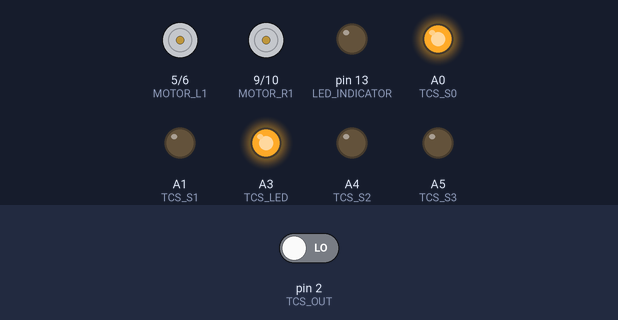
Bench run of a sketch on a simulated Arduino Uno, built with avr-gcc and run on an emulated ATmega328P. Shown: motor-driver pin pairs drawn as motors (green arrow = first pin HIGH = forward, orange = second pin HIGH = backward, longer = more drive), output pins drawn as LEDs (lit = HIGH). Inputs (shaded band) come from the test bench; at power-on: pin 2 (TCS_OUT) LOW. What the sketch prints to the serial monitor is not drawn.

Above: at 0.1 s.
At 4.4 s:
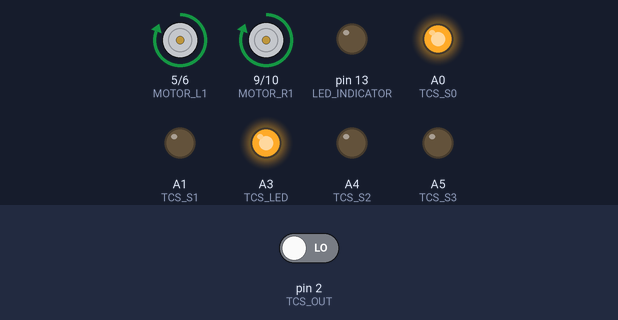
At 8.8 s:
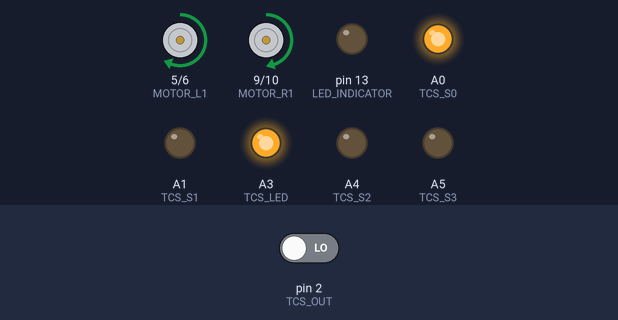
At 14.8 s:
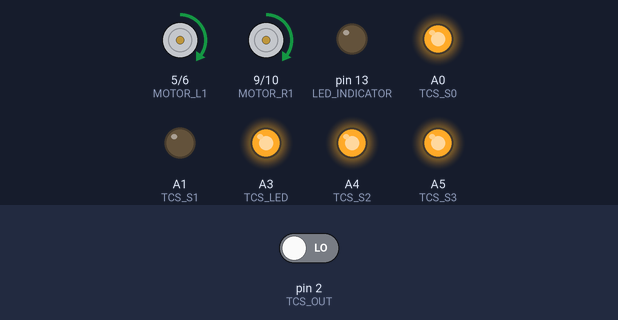
At 26.8 s:
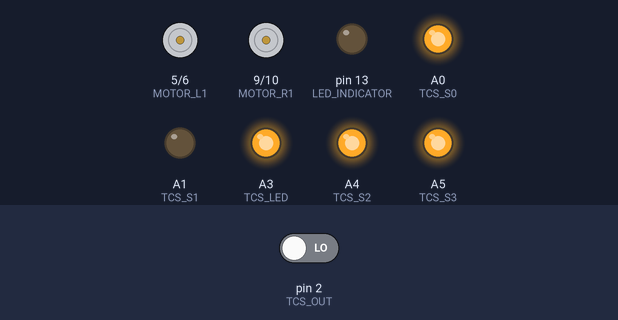
At 32.1 s:
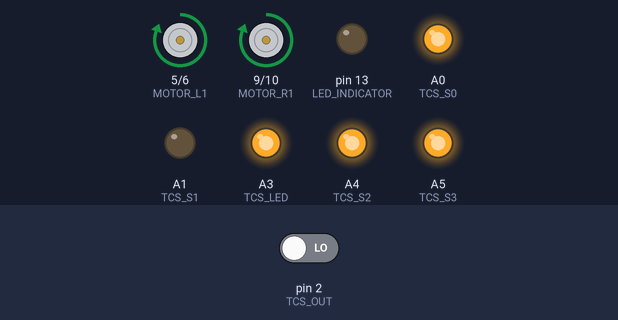
Timing chart, 0 to 40.0 s (numbered marks = the images above):
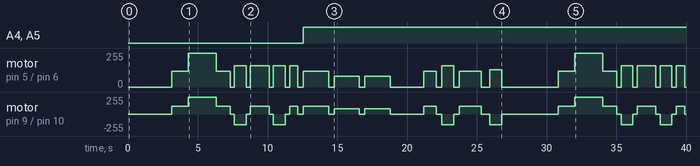

Measured:
- by itself, A4 (TCS_S2), A5 (TCS_S3): LOW → HIGH at 12.6 s
- by itself, motor on pin 9 (MOTOR_R1) / pin 10 (MOTOR_R2): stopped → forward 120/255 at 3.1 s, → forward 255/255 1.2 s later, → forward 120/255 2.0 s later, → stopped 1.0 s later, … (38 changes in this stretch)

The sketch:

test2all.ino
```cpp
// =================================================================
// 2026 CRAIC 全地形分拣赛道 - 四轮底盘【大轮永远在前·精准方向校正版】
// =================================================================
#include <EEPROM.h>

// =================== 【参数调校区（现场根据跑车角度微调）】 ===================

// 1. 速度控制 (0 - 255)
const int SPEED_NORMAL      = 120;   // 大轮在前，直线平稳行驶的速度
const int SPEED_SCAN        = 80;    // 过弯后，识别收纳筐时的“缓慢行走”速度（方便传感器捕捉）
const int SPEED_GRID        = 255;   // 冲 3cm 栅格区，全速硬冲
const int SPEED_TURN_STRONG = 160;   // 弯道原地大转弯速度（高爆发力，防打滑转不够）
const int SPEED_RESET_TURN  = 130;   // 终点回正时的转弯速度

// 2. 前半程盲走时间调节 (大轮在前行驶，单位：毫秒 ms)
const unsigned long TIME_START_TO_GRID   = 1200; // 1. 从等待区启动到刚触碰栅格的时间
const unsigned long TIME_PASS_GRID       = 2000; // 2. 冲过整个栅格区域的时间
const unsigned long TIME_GRID_TO_EDGE    = 1000; // 3. 冲出栅格后，继续往前开到半圆切线边缘的时间

// 【核心调校：折线代替半圆弯道】
// 如果弯道过完后，小车还没有和直跑道平行（转不够）：请逐步【增大】TIME_TURN_90_A 和 TIME_TURN_90_B
const unsigned long TIME_TURN_90_A       = 850;  // 4. 第一次原地右转（加大时间，确保车头彻底转到朝下）
const unsigned long TIME_CROSS_440MM     = 1350; // 5. 笔直向下跨越两跑道间距（440mm）所需的时间
const unsigned long TIME_TURN_90_B       = 850; // 6. 第二次原地右转（加大时间，确保车头彻底转到朝右，与跑道平行）

const unsigned long TIME_TURN_TO_BOX1    = 600;  // 7. 切入平直道后，开到接近一号收纳箱前的时间

// 3. 盒子固定间距缓慢行走时间 (中心间距 390mm)
const unsigned long TIME_BETWEEN_BOXES   = 1800; // 在 SPEED_SCAN 慢速下，挪动到下一个箱子的时间

// 4. 后半程回程与回正盲走时间
const unsigned long TIME_BOX_TO_CORNER   = 900;  // 8. 从目标收纳箱往前开到右下角直角弯的时间
const unsigned long TIME_RIGHT_ANGLE_TURN= 850;  // 9. 右下角直角拐弯（原地右转 90 度面向等待区）的时间
const unsigned long TIME_CORNER_TO_START = 1600; // 10. 笔直冲回等待区精准停下的时间

// 【核心修正：终点顺时针右转 90° 回正】
// 如果终点回正的角度大或者小了，微调这个时间，直到小车恢复到最初出发时的姿态
const unsigned long TIME_RESET_TURN_R90  = 850;  // 11. 在等待区原地【顺时针右转 90度】回到初始状态的时间

// =================== 【硬件引脚严格定义】 ===================
const int MOTOR_L1 = 5;  // 左轮红线
const int MOTOR_L2 = 6;  // 左轮黑线
const int MOTOR_R1 = 9;  // 右轮红线
const int MOTOR_R2 = 10; // 右轮黑线

// 颜色传感器引脚
const int TCS_S0  = A0; const int TCS_S1  = A1;
const int TCS_S2  = A4; const int TCS_S3  = A5;
const int TCS_OUT = 2;  const int TCS_LED = A3;

const int LED_INDICATOR = 13;

// 循环系统变量
int current_step = 0;
int box_index = 1;
int green_base_box = 0;
int total_cycles = 0;

void setup() {
  Serial.begin(9600);
  pinMode(LED_INDICATOR, OUTPUT); digitalWrite(LED_INDICATOR, LOW);

  pinMode(MOTOR_L1, OUTPUT); pinMode(MOTOR_L2, OUTPUT);
  pinMode(MOTOR_R1, OUTPUT); pinMode(MOTOR_R2, OUTPUT);
  stopCar();

  pinMode(TCS_S0, OUTPUT); pinMode(TCS_S1, OUTPUT);
  pinMode(TCS_S2, OUTPUT); pinMode(TCS_S3, OUTPUT);
  pinMode(TCS_LED, OUTPUT); pinMode(TCS_OUT, INPUT);

  digitalWrite(TCS_S0, HIGH); digitalWrite(TCS_S1, LOW); // 20% 频率缩放
  digitalWrite(TCS_LED, HIGH); // 打开颜色传感器补光灯

  green_base_box = 0;
  Serial.println("--- 大轮在前·终点顺时针右转版闭环系统就绪 ---");
  current_step = 0;
}

void loop() {
  switch (current_step) {

    // -----------------------------------------------------------
    // 步骤 0: 初始状态（大轮已朝前，放置台在正后方），直接抓取，不进行任何旋转
    // -----------------------------------------------------------
    case 0:
      stopCar();
      Serial.println("[Step 0] Position ready, big wheels forward. Arm grabbing...");

      // 【机械臂动作插槽】：从正后方的放置区抓取物料
      executeArmGrab();

      delay(1000);
      current_step = 1;  // 抓取完，无需旋转，直接大轮在前点火平稳出发
      break;

    // -----------------------------------------------------------
    // 步骤 1: 闭环前半程（平稳向前冲栅格 -> 强力连续两次右转过弯 -> 驶入平直道）
    // -----------------------------------------------------------
    case 1:
      Serial.println("[Step 1] Moving smoothly forward to Grid...");
      moveForward(SPEED_NORMAL); // 平稳向前走
      delay(TIME_START_TO_GRID);

      Serial.println("[Step 1] Smashing the Grid...");
      moveForward(SPEED_GRID);
      delay(TIME_PASS_GRID);          // 全速跨越栅格

      moveForward(SPEED_NORMAL);
      delay(TIME_GRID_TO_EDGE);
      stopCar(); delay(300);          // 刹车稳定姿态

      // 执行第一次右转：原地强力右转，让车头朝下
      Serial.println("[Step 1] Over-curve Turn 1 (Right 90)...");
      turnRight(SPEED_TURN_STRONG);
      delay(TIME_TURN_90_A);
      stopCar(); delay(300);

      // 笔直向下跨越平行间距
      Serial.println("[Step 1] Driving straight cross 440mm...");
      moveForward(SPEED_NORMAL);
      delay(TIME_CROSS_440MM);
      stopCar(); delay(300);

      // 执行第二次右转：【核心增强点】强力右转，使其强行转够角度，与平直道完全平行
      Serial.println("[Step 1] Over-curve Turn 2 (Right 90) -> Parallel alignment...");
      turnRight(SPEED_TURN_STRONG);
      delay(TIME_TURN_90_B);          // 转完后车头完美朝右，与直跑道平行
      stopCar(); delay(300);

      // 向前靠拢到接近 1 号收纳箱位置
      moveForward(SPEED_NORMAL);
      delay(TIME_TURN_TO_BOX1);
      stopCar(); delay(400);

      box_index = 1;
      current_step = 2;               // 切换到步骤2：缓慢行走并识别
      break;

    // -----------------------------------------------------------
    // 步骤 2: 缓慢行走识别 + 精准投放（大轮在前）
    // -----------------------------------------------------------
    case 2:
      if (green_base_box == 0) {
        // 【第一圈】：大轮在前缓慢行走，同时颜色模块实时识别绿色收纳筐
        Serial.print("First Lap - Slow scanning Box "); Serial.println(box_index);

        moveForward(SPEED_SCAN); // 保持缓慢行走

        unsigned long scan_start_time = millis();
        bool found_green_in_this_box = false;

        while (millis() - scan_start_time < TIME_BETWEEN_BOXES) {
          if (checkIfGreenSign()) {
            found_green_in_this_box = true;
            break; // 识别到了绿色，立刻跳出滑行
          }
          delay(20);
        }

        stopCar(); // 识别到后停止
        delay(400);

        if (found_green_in_this_box) {
          Serial.println("--> [GREEN FOUND!] Locker engaged.");
          green_base_box = box_index; // 锁定基准

          digitalWrite(LED_INDICATOR, HIGH);
          executeArmRelease();        // 放置物料到筐里
          digitalWrite(LED_INDICATOR, LOW);

          current_step = 3;           // 前往步骤3回程
        } else {
          if (box_index < 3) {
            box_index++;              // 去下一个箱子扫描
          } else {
            green_base_box = 3;
            executeArmRelease();
            current_step = 3;
          }
        }
      }
      else {
        // 【第 2 圈及以后】：记忆直接对位投放
        Serial.print("Base Lap - Directly moving to Box "); Serial.println(green_base_box);

        if (green_base_box == 1) {
          // 已经在 1 号箱区域
        } else if (green_base_box == 2) {
          moveForward(SPEED_NORMAL); delay(TIME_BETWEEN_BOXES); stopCar();
        } else if (green_base_box == 3) {
          moveForward(SPEED_NORMAL); delay(TIME_BETWEEN_BOXES * 2); stopCar();
        }
        delay(400);
        executeArmRelease(); // 停止并放置物料
        current_step = 3;
      }
      break;

    // -----------------------------------------------------------
    // 步骤 3: 闭环后半程（继续直行 -> 右转直角弯 -> 冲回等待区 -> 顺时针旋转90°回正）
    // -----------------------------------------------------------
    case 3:
      Serial.println("[Step 3] Continuing straight after deposit...");
      int current_stop_box = (total_cycles == 0) ? box_index : green_base_box;

      // 投完物料后，继续大轮在前直行行走
      moveForward(SPEED_NORMAL);
      if (current_stop_box == 1) {
        delay(TIME_BETWEEN_BOXES * 2 + TIME_BOX_TO_CORNER);
      } else if (current_stop_box == 2) {
        delay(TIME_BETWEEN_BOXES + TIME_BOX_TO_CORNER);
      } else {
        delay(TIME_BOX_TO_CORNER);
      }
      stopCar(); delay(400);

      // 右下角执行直角拐弯（原地右转 90 度）
      Serial.println("[Step 3] Right-Angle turning (Right 90)...");
      turnRight(SPEED_TURN_STRONG);
      delay(TIME_RIGHT_ANGLE_TURN);
      stopCar(); delay(400);

      // 直行到等待区
      Serial.println("[Step 3] Moving straight into Loading Zone...");
      moveForward(SPEED_NORMAL);
      delay(TIME_CORNER_TO_START);
      stopCar(); delay(600); // 彻底停在等待区

      // 【核心方向修正】：原地【顺时针（右转）旋转 90 度】得到初始状态
      Serial.println("[Step 3] Clockwise Turning 90 deg to Reset...");
      turnRight(SPEED_RESET_TURN);  // 右转即为顺时针旋转，使放置台重新回到正后方
      delay(TIME_RESET_TURN_R90);
      stopCar();

      total_cycles++;
      Serial.print(">>> TOTAL CYCLES: "); Serial.println(total_cycles);
      delay(1000);

      current_step = 0; // 状态彻底归零，大轮朝前完好如初，开启下一轮物料循环
      break;
  }
}

// =================== 【底盘底层驱动封装（红黑线严格匹配版）】 ===================

void moveForward(int speed) {
  // 左轮红高黑低，右轮红高黑低 -> 大轮在前方笔直推进
  analogWrite(MOTOR_L1, speed); analogWrite(MOTOR_L2, 0);
  analogWrite(MOTOR_R1, speed); analogWrite(MOTOR_R2, 0);
}

void turnLeft(int speed) {
  // 左后退，右前进 -> 原地逆时针（左）旋转
  analogWrite(MOTOR_L1, 0);     analogWrite(MOTOR_L2, speed);
  analogWrite(MOTOR_R1, speed); analogWrite(MOTOR_R2, 0);
}

void turnRight(int speed) {
  // 左前进，右后退 -> 原地顺时针（右）旋转
  analogWrite(MOTOR_L1, speed); analogWrite(MOTOR_L2, 0);
  analogWrite(MOTOR_R1, 0);     analogWrite(MOTOR_R2, speed);
}

void stopCar() {
  analogWrite(MOTOR_L1, 0); analogWrite(MOTOR_L2, 0);
  analogWrite(MOTOR_R1, 0); analogWrite(MOTOR_R2, 0);
}

// =================== 【动作功能占位（代码已省略）】 ===================
void executeArmGrab() {
  Serial.println(">>> 机械臂正在从正后方放置区抓取物料...");
  delay(2000);
}

void executeArmRelease() {
  Serial.println(">>> 停止，机械臂放置物料到收纳筐中...");
  delay(2000);
}

// =================== 【颜色传感器检测通道】 ===================
bool checkIfGreenSign() {
  digitalWrite(TCS_S2, HIGH); digitalWrite(TCS_S3, HIGH); // 锁定绿色通道
  long duration = pulseIn(TCS_OUT, LOW, 20000);

  if (duration > 15 && duration < 135) {
    return true;
  }
  return false;
}
```

D11test.ino
```cpp

```
